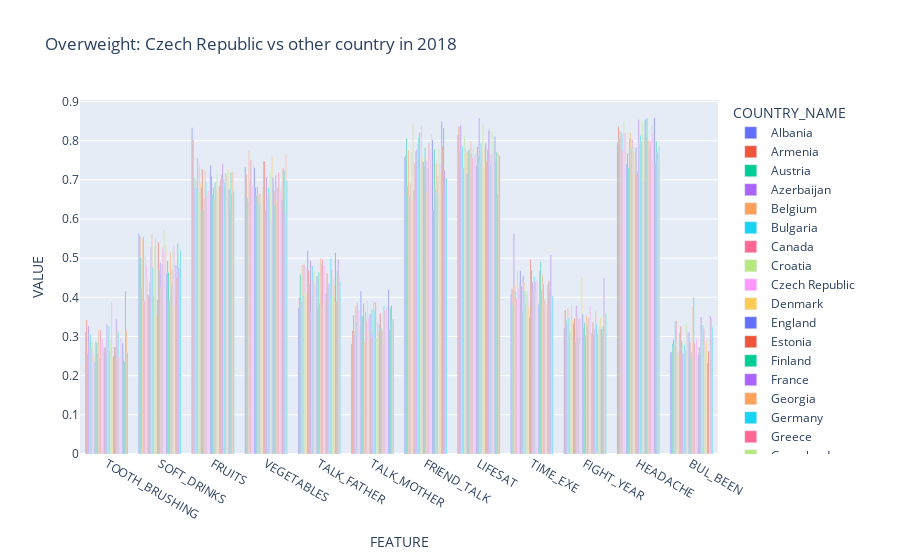

Here is the notebook cell this chart was saved with:
### Code cell
fig_ver.show()

### Figure 1 — Plotly figure (JSON) as saved in the notebook; plotly's stock layout.template omitted (floating-point values rounded to 4 significant figures)
{"data": [{"alignmentgroup": "True", "hovertemplate": "COUNTRY_NAME=Albania<br>FEATURE=%{x}<br>VALUE=%{y}<extra></extra>", "legendgroup": "Albania", "marker": {"color": "#636efa", "pattern": {"shape": ""}}, "name": "Albania", "offsetgroup": "Albania", "orientation": "v", "showlegend": true, "textposition": "auto", "type": "bar", "x": ["TOOTH_BRUSHING", "SOFT_DRINKS", "FRUITS", "VEGETABLES", "TALK_FATHER", "TALK_MOTHER", "FRIEND_TALK", "LIFESAT", "TIME_EXE", "FIGHT_YEAR", "HEADACHE", "BUL_BEEN"], "xaxis": "x", "y": [0.3108, 0.5628, 0.833, 0.7323, 0.3728, 0.2814, 0.7575, 0.8144, 0.4075, 0.321, 0.7952, 0.2606], "yaxis": "y"}, {"alignmentgroup": "True", "hovertemplate": "COUNTRY_NAME=Armenia<br>FEATURE=%{x}<br>VALUE=%{y}<extra></extra>", "legendgroup": "Armenia", "marker": {"color": "#EF553B", "pattern": {"shape": ""}}, "name": "Armenia", "offsetgroup": "Armenia", "orientation": "v", "showlegend": true, "textposition": "auto", "type": "bar", "x": ["TOOTH_BRUSHING", "SOFT_DRINKS", "FRUITS", "VEGETABLES", "TALK_FATHER", "TALK_MOTHER", "FRIEND_TALK", "LIFESAT", "TIME_EXE", "FIGHT_YEAR", "HEADACHE", "BUL_BEEN"], "xaxis": "x", "y": [0.3422, 0.5562, 0.8016, 0.7129, 0.4009, 0.3149, 0.7628, 0.8364, 0.4218, 0.368, 0.8359, 0.2603], "yaxis": "y"}, {"alignmentgroup": "True", "hovertemplate": "COUNTRY_NAME=Austria<br>FEATURE=%{x}<br>VALUE=%{y}<extra></extra>", "legendgroup": "Austria", "marker": {"color": "#00cc96", "pattern": {"shape": ""}}, "name": "Austria", "offsetgroup": "Austria", "orientation": "v", "showlegend": true, "textposition": "auto", "type": "bar", "x": ["TOOTH_BRUSHING", "SOFT_DRINKS", "FRUITS", "VEGETABLES", "TALK_FATHER", "TALK_MOTHER", "FRIEND_TALK", "LIFESAT", "TIME_EXE", "FIGHT_YEAR", "HEADACHE", "BUL_BEEN"], "xaxis": "x", "y": [0.2585, 0.5011, 0.7075, 0.6553, 0.4574, 0.3544, 0.8054, 0.7727, 0.3795, 0.3417, 0.8074, 0.2817], "yaxis": "y"}, {"alignmentgroup": "True", "hovertemplate": "COUNTRY_NAME=Azerbaijan<br>FEATURE=%{x}<br>VALUE=%{y}<extra></extra>", "legendgroup": "Azerbaijan", "marker": {"color": "#ab63fa", "pattern": {"shape": ""}}, "name": "Azerbaijan", "offsetgroup": "Azerbaijan", "orientation": "v", "showlegend": true, "textposition": "auto", "type": "bar", "x": ["TOOTH_BRUSHING", "SOFT_DRINKS", "FRUITS", "VEGETABLES", "TALK_FATHER", "TALK_MOTHER", "FRIEND_TALK", "LIFESAT", "TIME_EXE", "FIGHT_YEAR", "HEADACHE", "BUL_BEEN"], "xaxis": "x", "y": [0.3272, 0.4231, 0.6782, 0.6437, 0.3905, 0.3059, 0.6833, 0.8397, 0.5621, 0.3325, 0.8237, 0.2924], "yaxis": "y"}, {"alignmentgroup": "True", "hovertemplate": "COUNTRY_NAME=Belgium<br>FEATURE=%{x}<br>VALUE=%{y}<extra></extra>", "legendgroup": "Belgium", "marker": {"color": "#FFA15A", "pattern": {"shape": ""}}, "name": "Belgium", "offsetgroup": "Belgium", "orientation": "v", "showlegend": true, "textposition": "auto", "type": "bar", "x": ["TOOTH_BRUSHING", "SOFT_DRINKS", "FRUITS", "VEGETABLES", "TALK_FATHER", "TALK_MOTHER", "FRIEND_TALK", "LIFESAT", "TIME_EXE", "FIGHT_YEAR", "HEADACHE", "BUL_BEEN"], "xaxis": "x", "y": [0.2847, 0.5501, 0.7008, 0.7744, 0.4829, 0.3768, 0.7756, 0.7743, 0.433, 0.3749, 0.8219, 0.2748], "yaxis": "y"}, {"alignmentgroup": "True", "hovertemplate": "COUNTRY_NAME=Bulgaria<br>FEATURE=%{x}<br>VALUE=%{y}<extra></extra>", "legendgroup": "Bulgaria", "marker": {"color": "#19d3f3", "pattern": {"shape": ""}}, "name": "Bulgaria", "offsetgroup": "Bulgaria", "orientation": "v", "showlegend": true, "textposition": "auto", "type": "bar", "x": ["TOOTH_BRUSHING", "SOFT_DRINKS", "FRUITS", "VEGETABLES", "TALK_FATHER", "TALK_MOTHER", "FRIEND_TALK", "LIFESAT", "TIME_EXE", "FIGHT_YEAR", "HEADACHE", "BUL_BEEN"], "xaxis": "x", "y": [0.3064, 0.555, 0.6794, 0.7022, 0.4029, 0.3364, 0.6605, 0.7856, 0.4146, 0.348, 0.8191, 0.3397], "yaxis": "y"}, {"alignmentgroup": "True", "hovertemplate": "COUNTRY_NAME=Canada<br>FEATURE=%{x}<br>VALUE=%{y}<extra></extra>", "legendgroup": "Canada", "marker": {"color": "#FF6692", "pattern": {"shape": ""}}, "name": "Canada", "offsetgroup": "Canada", "orientation": "v", "showlegend": true, "textposition": "auto", "type": "bar", "x": ["TOOTH_BRUSHING", "SOFT_DRINKS", "FRUITS", "VEGETABLES", "TALK_FATHER", "TALK_MOTHER", "FRIEND_TALK", "LIFESAT", "TIME_EXE", "FIGHT_YEAR", "HEADACHE", "BUL_BEEN"], "xaxis": "x", "y": [0.2729, 0.3915, 0.756, 0.751, 0.484, 0.3848, 0.6919, 0.7303, 0.398, 0.3102, 0.7761, 0.3417], "yaxis": "y"}, {"alignmentgroup": "True", "hovertemplate": "COUNTRY_NAME=Croatia<br>FEATURE=%{x}<br>VALUE=%{y}<extra></extra>", "legendgroup": "Croatia", "marker": {"color": "#B6E880", "pattern": {"shape": ""}}, "name": "Croatia", "offsetgroup": "Croatia", "orientation": "v", "showlegend": true, "textposition": "auto", "type": "bar", "x": ["TOOTH_BRUSHING", "SOFT_DRINKS", "FRUITS", "VEGETABLES", "TALK_FATHER", "TALK_MOTHER", "FRIEND_TALK", "LIFESAT", "TIME_EXE", "FIGHT_YEAR", "HEADACHE", "BUL_BEEN"], "xaxis": "x", "y": [0.2883, 0.5062, 0.6688, 0.6357, 0.4117, 0.3272, 0.7705, 0.8107, 0.4661, 0.3202, 0.8477, 0.287], "yaxis": "y"}, {"alignmentgroup": "True", "hovertemplate": "COUNTRY_NAME=Czech Republic<br>FEATURE=%{x}<br>VALUE=%{y}<extra></extra>", "legendgroup": "Czech Republic", "marker": {"color": "#FF97FF", "pattern": {"shape": ""}}, "name": "Czech Republic", "offsetgroup": "Czech Republic", "orientation": "v", "showlegend": true, "textposition": "auto", "type": "bar", "x": ["TOOTH_BRUSHING", "SOFT_DRINKS", "FRUITS", "VEGETABLES", "TALK_FATHER", "TALK_MOTHER", "FRIEND_TALK", "LIFESAT", "TIME_EXE", "FIGHT_YEAR", "HEADACHE", "BUL_BEEN"], "xaxis": "x", "y": [0.2608, 0.4824, 0.7401, 0.6841, 0.4763, 0.3678, 0.6477, 0.7814, 0.4249, 0.3798, 0.8192, 0.2616], "yaxis": "y"}, {"alignmentgroup": "True", "hovertemplate": "COUNTRY_NAME=Denmark<br>FEATURE=%{x}<br>VALUE=%{y}<extra></extra>", "legendgroup": "Denmark", "marker": {"color": "#FECB52", "pattern": {"shape": ""}}, "name": "Denmark", "offsetgroup": "Denmark", "orientation": "v", "showlegend": true, "textposition": "auto", "type": "bar", "x": ["TOOTH_BRUSHING", "SOFT_DRINKS", "FRUITS", "VEGETABLES", "TALK_FATHER", "TALK_MOTHER", "FRIEND_TALK", "LIFESAT", "TIME_EXE", "FIGHT_YEAR", "HEADACHE", "BUL_BEEN"], "xaxis": "x", "y": [0.2458, 0.45, 0.691, 0.7401, 0.4097, 0.3257, 0.8451, 0.7695, 0.4392, 0.3415, 0.8211, 0.2542], "yaxis": "y"}, {"alignmentgroup": "True", "hovertemplate": "COUNTRY_NAME=England<br>FEATURE=%{x}<br>VALUE=%{y}<extra></extra>", "legendgroup": "England", "marker": {"color": "#636efa", "pattern": {"shape": ""}}, "name": "England", "offsetgroup": "England", "orientation": "v", "showlegend": true, "textposition": "auto", "type": "bar", "x": ["TOOTH_BRUSHING", "SOFT_DRINKS", "FRUITS", "VEGETABLES", "TALK_FATHER", "TALK_MOTHER", "FRIEND_TALK", "LIFESAT", "TIME_EXE", "FIGHT_YEAR", "HEADACHE", "BUL_BEEN"], "xaxis": "x", "y": [0.2348, 0.4064, 0.6807, 0.7308, 0.519, 0.4163, 0.6735, 0.7162, 0.4679, 0.3329, 0.7411, 0.3093], "yaxis": "y"}, {"alignmentgroup": "True", "hovertemplate": "COUNTRY_NAME=Estonia<br>FEATURE=%{x}<br>VALUE=%{y}<extra></extra>", "legendgroup": "Estonia", "marker": {"color": "#EF553B", "pattern": {"shape": ""}}, "name": "Estonia", "offsetgroup": "Estonia", "orientation": "v", "showlegend": true, "textposition": "auto", "type": "bar", "x": ["TOOTH_BRUSHING", "SOFT_DRINKS", "FRUITS", "VEGETABLES", "TALK_FATHER", "TALK_MOTHER", "FRIEND_TALK", "LIFESAT", "TIME_EXE", "FIGHT_YEAR", "HEADACHE", "BUL_BEEN"], "xaxis": "x", "y": [0.2867, 0.4027, 0.7268, 0.6809, 0.4686, 0.3537, 0.7424, 0.7737, 0.4279, 0.3461, 0.7682, 0.3263], "yaxis": "y"}, {"alignmentgroup": "True", "hovertemplate": "COUNTRY_NAME=Finland<br>FEATURE=%{x}<br>VALUE=%{y}<extra></extra>", "legendgroup": "Finland", "marker": {"color": "#00cc96", "pattern": {"shape": ""}}, "name": "Finland", "offsetgroup": "Finland", "orientation": "v", "showlegend": true, "textposition": "auto", "type": "bar", "x": ["TOOTH_BRUSHING", "SOFT_DRINKS", "FRUITS", "VEGETABLES", "TALK_FATHER", "TALK_MOTHER", "FRIEND_TALK", "LIFESAT", "TIME_EXE", "FIGHT_YEAR", "HEADACHE", "BUL_BEEN"], "xaxis": "x", "y": [0.2843, 0.4378, 0.623, 0.6595, 0.4343, 0.3525, 0.772, 0.778, 0.3645, 0.2869, 0.7312, 0.288], "yaxis": "y"}, {"alignmentgroup": "True", "hovertemplate": "COUNTRY_NAME=France<br>FEATURE=%{x}<br>VALUE=%{y}<extra></extra>", "legendgroup": "France", "marker": {"color": "#ab63fa", "pattern": {"shape": ""}}, "name": "France", "offsetgroup": "France", "orientation": "v", "showlegend": true, "textposition": "auto", "type": "bar", "x": ["TOOTH_BRUSHING", "SOFT_DRINKS", "FRUITS", "VEGETABLES", "TALK_FATHER", "TALK_MOTHER", "FRIEND_TALK", "LIFESAT", "TIME_EXE", "FIGHT_YEAR", "HEADACHE", "BUL_BEEN"], "xaxis": "x", "y": [0.2551, 0.5276, 0.6515, 0.6822, 0.4939, 0.3843, 0.7781, 0.7668, 0.4548, 0.3784, 0.8062, 0.2553], "yaxis": "y"}, {"alignmentgroup": "True", "hovertemplate": "COUNTRY_NAME=Georgia<br>FEATURE=%{x}<br>VALUE=%{y}<extra></extra>", "legendgroup": "Georgia", "marker": {"color": "#FFA15A", "pattern": {"shape": ""}}, "name": "Georgia", "offsetgroup": "Georgia", "orientation": "v", "showlegend": true, "textposition": "auto", "type": "bar", "x": ["TOOTH_BRUSHING", "SOFT_DRINKS", "FRUITS", "VEGETABLES", "TALK_FATHER", "TALK_MOTHER", "FRIEND_TALK", "LIFESAT", "TIME_EXE", "FIGHT_YEAR", "HEADACHE", "BUL_BEEN"], "xaxis": "x", "y": [0.3156, 0.5604, 0.7239, 0.6613, 0.3602, 0.2853, 0.7931, 0.7989, 0.4394, 0.353, 0.8205, 0.2581], "yaxis": "y"}, {"alignmentgroup": "True", "hovertemplate": "COUNTRY_NAME=Germany<br>FEATURE=%{x}<br>VALUE=%{y}<extra></extra>", "legendgroup": "Germany", "marker": {"color": "#19d3f3", "pattern": {"shape": ""}}, "name": "Germany", "offsetgroup": "Germany", "orientation": "v", "showlegend": true, "textposition": "auto", "type": "bar", "x": ["TOOTH_BRUSHING", "SOFT_DRINKS", "FRUITS", "VEGETABLES", "TALK_FATHER", "TALK_MOTHER", "FRIEND_TALK", "LIFESAT", "TIME_EXE", "FIGHT_YEAR", "HEADACHE", "BUL_BEEN"], "xaxis": "x", "y": [0.2452, 0.4763, 0.6947, 0.6403, 0.4805, 0.3638, 0.8096, 0.7681, 0.414, 0.2961, 0.7815, 0.2794], "yaxis": "y"}, {"alignmentgroup": "True", "hovertemplate": "COUNTRY_NAME=Greece<br>FEATURE=%{x}<br>VALUE=%{y}<extra></extra>", "legendgroup": "Greece", "marker": {"color": "#FF6692", "pattern": {"shape": ""}}, "name": "Greece", "offsetgroup": "Greece", "orientation": "v", "showlegend": true, "textposition": "auto", "type": "bar", "x": ["TOOTH_BRUSHING", "SOFT_DRINKS", "FRUITS", "VEGETABLES", "TALK_FATHER", "TALK_MOTHER", "FRIEND_TALK", "LIFESAT", "TIME_EXE", "FIGHT_YEAR", "HEADACHE", "BUL_BEEN"], "xaxis": "x", "y": [0.3172, 0.4036, 0.6584, 0.6645, 0.4437, 0.3393, 0.8207, 0.7546, 0.3831, 0.3458, 0.8032, 0.2632], "yaxis": "y"}, {"alignmentgroup": "True", "hovertemplate": "COUNTRY_NAME=Greenland<br>FEATURE=%{x}<br>VALUE=%{y}<extra></extra>", "legendgroup": "Greenland", "marker": {"color": "#B6E880", "pattern": {"shape": ""}}, "name": "Greenland", "offsetgroup": "Greenland", "orientation": "v", "showlegend": true, "textposition": "auto", "type": "bar", "x": ["TOOTH_BRUSHING", "SOFT_DRINKS", "FRUITS", "VEGETABLES", "TALK_FATHER", "TALK_MOTHER", "FRIEND_TALK", "LIFESAT", "TIME_EXE", "FIGHT_YEAR", "HEADACHE", "BUL_BEEN"], "xaxis": "x", "y": [0.2912, 0.5324, 0.6712, 0.6585, 0.4674, 0.39, 0.7326, 0.7878, 0.416, 0.2798, 0.7852, 0.3311], "yaxis": "y"}, {"alignmentgroup": "True", "hovertemplate": "COUNTRY_NAME=Hungary<br>FEATURE=%{x}<br>VALUE=%{y}<extra></extra>", "legendgroup": "Hungary", "marker": {"color": "#FF97FF", "pattern": {"shape": ""}}, "name": "Hungary", "offsetgroup": "Hungary", "orientation": "v", "showlegend": true, "textposition": "auto", "type": "bar", "x": ["TOOTH_BRUSHING", "SOFT_DRINKS", "FRUITS", "VEGETABLES", "TALK_FATHER", "TALK_MOTHER", "FRIEND_TALK", "LIFESAT", "TIME_EXE", "FIGHT_YEAR", "HEADACHE", "BUL_BEEN"], "xaxis": "x", "y": [0.2943, 0.5522, 0.6722, 0.6317, 0.4334, 0.3488, 0.8399, 0.7613, 0.4069, 0.3451, 0.7376, 0.3128], "yaxis": "y"}, {"alignmentgroup": "True", "hovertemplate": "COUNTRY_NAME=Iceland<br>FEATURE=%{x}<br>VALUE=%{y}<extra></extra>", "legendgroup": "Iceland", "marker": {"color": "#FECB52", "pattern": {"shape": ""}}, "name": "Iceland", "offsetgroup": "Iceland", "orientation": "v", "showlegend": true, "textposition": "auto", "type": "bar", "x": ["TOOTH_BRUSHING", "SOFT_DRINKS", "FRUITS", "VEGETABLES", "TALK_FATHER", "TALK_MOTHER", "FRIEND_TALK", "LIFESAT", "TIME_EXE", "FIGHT_YEAR", "HEADACHE", "BUL_BEEN"], "xaxis": "x", "y": [0.2628, 0.3525, 0.7196, 0.6801, 0.3771, 0.3143, 0.7548, 0.7669, 0.3773, 0.4508, 0.7706, 0.2452], "yaxis": "y"}, {"alignmentgroup": "True", "hovertemplate": "COUNTRY_NAME=Ireland<br>FEATURE=%{x}<br>VALUE=%{y}<extra></extra>", "legendgroup": "Ireland", "marker": {"color": "#636efa", "pattern": {"shape": ""}}, "name": "Ireland", "offsetgroup": "Ireland", "orientation": "v", "showlegend": true, "textposition": "auto", "type": "bar", "x": ["TOOTH_BRUSHING", "SOFT_DRINKS", "FRUITS", "VEGETABLES", "TALK_FATHER", "TALK_MOTHER", "FRIEND_TALK", "LIFESAT", "TIME_EXE", "FIGHT_YEAR", "HEADACHE", "BUL_BEEN"], "xaxis": "x", "y": [0.2709, 0.3942, 0.7371, 0.7478, 0.4545, 0.3576, 0.7458, 0.7366, 0.3503, 0.3567, 0.7824, 0.311], "yaxis": "y"}, {"alignmentgroup": "True", "hovertemplate": "COUNTRY_NAME=Israel<br>FEATURE=%{x}<br>VALUE=%{y}<extra></extra>", "legendgroup": "Israel", "marker": {"color": "#EF553B", "pattern": {"shape": ""}}, "name": "Israel", "offsetgroup": "Israel", "orientation": "v", "showlegend": true, "textposition": "auto", "type": "bar", "x": ["TOOTH_BRUSHING", "SOFT_DRINKS", "FRUITS", "VEGETABLES", "TALK_FATHER", "TALK_MOTHER", "FRIEND_TALK", "LIFESAT", "TIME_EXE", "FIGHT_YEAR", "HEADACHE", "BUL_BEEN"], "xaxis": "x", "y": [0.2717, 0.5412, 0.7101, 0.747, 0.3751, 0.2973, 0.7345, 0.7848, 0.4972, 0.3213, 0.7144, 0.2839], "yaxis": "y"}, {"alignmentgroup": "True", "hovertemplate": "COUNTRY_NAME=Italy<br>FEATURE=%{x}<br>VALUE=%{y}<extra></extra>", "legendgroup": "Italy", "marker": {"color": "#00cc96", "pattern": {"shape": ""}}, "name": "Italy", "offsetgroup": "Italy", "orientation": "v", "showlegend": true, "textposition": "auto", "type": "bar", "x": ["TOOTH_BRUSHING", "SOFT_DRINKS", "FRUITS", "VEGETABLES", "TALK_FATHER", "TALK_MOTHER", "FRIEND_TALK", "LIFESAT", "TIME_EXE", "FIGHT_YEAR", "HEADACHE", "BUL_BEEN"], "xaxis": "x", "y": [0.2526, 0.4688, 0.6638, 0.6217, 0.464, 0.3697, 0.7821, 0.7614, 0.4696, 0.3349, 0.7218, 0.2439], "yaxis": "y"}, {"alignmentgroup": "True", "hovertemplate": "COUNTRY_NAME=Kazakhstan<br>FEATURE=%{x}<br>VALUE=%{y}<extra></extra>", "legendgroup": "Kazakhstan", "marker": {"color": "#ab63fa", "pattern": {"shape": ""}}, "name": "Kazakhstan", "offsetgroup": "Kazakhstan", "orientation": "v", "showlegend": true, "textposition": "auto", "type": "bar", "x": ["TOOTH_BRUSHING", "SOFT_DRINKS", "FRUITS", "VEGETABLES", "TALK_FATHER", "TALK_MOTHER", "FRIEND_TALK", "LIFESAT", "TIME_EXE", "FIGHT_YEAR", "HEADACHE", "BUL_BEEN"], "xaxis": "x", "y": [0.3326, 0.4888, 0.6812, 0.707, 0.3851, 0.3057, 0.7487, 0.8578, 0.4385, 0.3032, 0.8534, 0.261], "yaxis": "y"}, {"alignmentgroup": "True", "hovertemplate": "COUNTRY_NAME=Latvia<br>FEATURE=%{x}<br>VALUE=%{y}<extra></extra>", "legendgroup": "Latvia", "marker": {"color": "#FFA15A", "pattern": {"shape": ""}}, "name": "Latvia", "offsetgroup": "Latvia", "orientation": "v", "showlegend": true, "textposition": "auto", "type": "bar", "x": ["TOOTH_BRUSHING", "SOFT_DRINKS", "FRUITS", "VEGETABLES", "TALK_FATHER", "TALK_MOTHER", "FRIEND_TALK", "LIFESAT", "TIME_EXE", "FIGHT_YEAR", "HEADACHE", "BUL_BEEN"], "xaxis": "x", "y": [0.3151, 0.4264, 0.6533, 0.651, 0.4997, 0.3894, 0.6678, 0.7403, 0.4135, 0.354, 0.7919, 0.3769], "yaxis": "y"}, {"alignmentgroup": "True", "hovertemplate": "COUNTRY_NAME=Lithuania<br>FEATURE=%{x}<br>VALUE=%{y}<extra></extra>", "legendgroup": "Lithuania", "marker": {"color": "#19d3f3", "pattern": {"shape": ""}}, "name": "Lithuania", "offsetgroup": "Lithuania", "orientation": "v", "showlegend": true, "textposition": "auto", "type": "bar", "x": ["TOOTH_BRUSHING", "SOFT_DRINKS", "FRUITS", "VEGETABLES", "TALK_FATHER", "TALK_MOTHER", "FRIEND_TALK", "LIFESAT", "TIME_EXE", "FIGHT_YEAR", "HEADACHE", "BUL_BEEN"], "xaxis": "x", "y": [0.3259, 0.4846, 0.6936, 0.6801, 0.4866, 0.3659, 0.7295, 0.794, 0.4528, 0.3278, 0.8136, 0.4002], "yaxis": "y"}, {"alignmentgroup": "True", "hovertemplate": "COUNTRY_NAME=Luxembourg<br>FEATURE=%{x}<br>VALUE=%{y}<extra></extra>", "legendgroup": "Luxembourg", "marker": {"color": "#FF6692", "pattern": {"shape": ""}}, "name": "Luxembourg", "offsetgroup": "Luxembourg", "orientation": "v", "showlegend": true, "textposition": "auto", "type": "bar", "x": ["TOOTH_BRUSHING", "SOFT_DRINKS", "FRUITS", "VEGETABLES", "TALK_FATHER", "TALK_MOTHER", "FRIEND_TALK", "LIFESAT", "TIME_EXE", "FIGHT_YEAR", "HEADACHE", "BUL_BEEN"], "xaxis": "x", "y": [0.2658, 0.528, 0.674, 0.6673, 0.4973, 0.3883, 0.7926, 0.7713, 0.44, 0.347, 0.798, 0.2836], "yaxis": "y"}, {"alignmentgroup": "True", "hovertemplate": "COUNTRY_NAME=Macedonia<br>FEATURE=%{x}<br>VALUE=%{y}<extra></extra>", "legendgroup": "Macedonia", "marker": {"color": "#B6E880", "pattern": {"shape": ""}}, "name": "Macedonia", "offsetgroup": "Macedonia", "orientation": "v", "showlegend": true, "textposition": "auto", "type": "bar", "x": ["TOOTH_BRUSHING", "SOFT_DRINKS", "FRUITS", "VEGETABLES", "TALK_FATHER", "TALK_MOTHER", "FRIEND_TALK", "LIFESAT", "TIME_EXE", "FIGHT_YEAR", "HEADACHE", "BUL_BEEN"], "xaxis": "x", "y": [0.2868, 0.5744, 0.7236, 0.7201, 0.3764, 0.2963, 0.7971, 0.8418, 0.4119, 0.349, 0.8483, 0.2596], "yaxis": "y"}, {"alignmentgroup": "True", "hovertemplate": "COUNTRY_NAME=Malta<br>FEATURE=%{x}<br>VALUE=%{y}<extra></extra>", "legendgroup": "Malta", "marker": {"color": "#FF97FF", "pattern": {"shape": ""}}, "name": "Malta", "offsetgroup": "Malta", "orientation": "v", "showlegend": true, "textposition": "auto", "type": "bar", "x": ["TOOTH_BRUSHING", "SOFT_DRINKS", "FRUITS", "VEGETABLES", "TALK_FATHER", "TALK_MOTHER", "FRIEND_TALK", "LIFESAT", "TIME_EXE", "FIGHT_YEAR", "HEADACHE", "BUL_BEEN"], "xaxis": "x", "y": [0.387, 0.5192, 0.676, 0.5955, 0.4824, 0.3368, 0.7735, 0.7318, 0.4451, 0.3777, 0.6979, 0.2954], "yaxis": "y"}, {"alignmentgroup": "True", "hovertemplate": "COUNTRY_NAME=Netherlands<br>FEATURE=%{x}<br>VALUE=%{y}<extra></extra>", "legendgroup": "Netherlands", "marker": {"color": "#FECB52", "pattern": {"shape": ""}}, "name": "Netherlands", "offsetgroup": "Netherlands", "orientation": "v", "showlegend": true, "textposition": "auto", "type": "bar", "x": ["TOOTH_BRUSHING", "SOFT_DRINKS", "FRUITS", "VEGETABLES", "TALK_FATHER", "TALK_MOTHER", "FRIEND_TALK", "LIFESAT", "TIME_EXE", "FIGHT_YEAR", "HEADACHE", "BUL_BEEN"], "xaxis": "x", "y": [0.2477, 0.5357, 0.6793, 0.7591, 0.3865, 0.3118, 0.8171, 0.7776, 0.3852, 0.3042, 0.8095, 0.2427], "yaxis": "y"}, {"alignmentgroup": "True", "hovertemplate": "COUNTRY_NAME=Norway<br>FEATURE=%{x}<br>VALUE=%{y}<extra></extra>", "legendgroup": "Norway", "marker": {"color": "#636efa", "pattern": {"shape": ""}}, "name": "Norway", "offsetgroup": "Norway", "orientation": "v", "showlegend": true, "textposition": "auto", "type": "bar", "x": ["TOOTH_BRUSHING", "SOFT_DRINKS", "FRUITS", "VEGETABLES", "TALK_FATHER", "TALK_MOTHER", "FRIEND_TALK", "LIFESAT", "TIME_EXE", "FIGHT_YEAR", "HEADACHE", "BUL_BEEN"], "xaxis": "x", "y": [0.25, 0.4613, 0.6851, 0.7057, 0.4105, 0.3311, 0.8025, 0.794, 0.3819, 0.3096, 0.8534, 0.2528], "yaxis": "y"}, {"alignmentgroup": "True", "hovertemplate": "COUNTRY_NAME=Poland<br>FEATURE=%{x}<br>VALUE=%{y}<extra></extra>", "legendgroup": "Poland", "marker": {"color": "#EF553B", "pattern": {"shape": ""}}, "name": "Poland", "offsetgroup": "Poland", "orientation": "v", "showlegend": true, "textposition": "auto", "type": "bar", "x": ["TOOTH_BRUSHING", "SOFT_DRINKS", "FRUITS", "VEGETABLES", "TALK_FATHER", "TALK_MOTHER", "FRIEND_TALK", "LIFESAT", "TIME_EXE", "FIGHT_YEAR", "HEADACHE", "BUL_BEEN"], "xaxis": "x", "y": [0.273, 0.4929, 0.7015, 0.6725, 0.4612, 0.3593, 0.6238, 0.7474, 0.4676, 0.3359, 0.8068, 0.2727], "yaxis": "y"}, {"alignmentgroup": "True", "hovertemplate": "COUNTRY_NAME=Portugal<br>FEATURE=%{x}<br>VALUE=%{y}<extra></extra>", "legendgroup": "Portugal", "marker": {"color": "#00cc96", "pattern": {"shape": ""}}, "name": "Portugal", "offsetgroup": "Portugal", "orientation": "v", "showlegend": true, "textposition": "auto", "type": "bar", "x": ["TOOTH_BRUSHING", "SOFT_DRINKS", "FRUITS", "VEGETABLES", "TALK_FATHER", "TALK_MOTHER", "FRIEND_TALK", "LIFESAT", "TIME_EXE", "FIGHT_YEAR", "HEADACHE", "BUL_BEEN"], "xaxis": "x", "y": [0.2719, 0.4636, 0.7137, 0.6366, 0.4252, 0.3208, 0.778, 0.7772, 0.4911, 0.3053, 0.8564, 0.2615], "yaxis": "y"}, {"alignmentgroup": "True", "hovertemplate": "COUNTRY_NAME=Republic of Moldova<br>FEATURE=%{x}<br>VALUE=%{y}<extra></extra>", "legendgroup": "Republic of Moldova", "marker": {"color": "#ab63fa", "pattern": {"shape": ""}}, "name": "Republic of Moldova", "offsetgroup": "Republic of Moldova", "orientation": "v", "showlegend": true, "textposition": "auto", "type": "bar", "x": ["TOOTH_BRUSHING", "SOFT_DRINKS", "FRUITS", "VEGETABLES", "TALK_FATHER", "TALK_MOTHER", "FRIEND_TALK", "LIFESAT", "TIME_EXE", "FIGHT_YEAR", "HEADACHE", "BUL_BEEN"], "xaxis": "x", "y": [0.3447, 0.3923, 0.7408, 0.7116, 0.4346, 0.3125, 0.6763, 0.8244, 0.417, 0.3199, 0.8004, 0.3507], "yaxis": "y"}, {"alignmentgroup": "True", "hovertemplate": "COUNTRY_NAME=Romania<br>FEATURE=%{x}<br>VALUE=%{y}<extra></extra>", "legendgroup": "Romania", "marker": {"color": "#FFA15A", "pattern": {"shape": ""}}, "name": "Romania", "offsetgroup": "Romania", "orientation": "v", "showlegend": true, "textposition": "auto", "type": "bar", "x": ["TOOTH_BRUSHING", "SOFT_DRINKS", "FRUITS", "VEGETABLES", "TALK_FATHER", "TALK_MOTHER", "FRIEND_TALK", "LIFESAT", "TIME_EXE", "FIGHT_YEAR", "HEADACHE", "BUL_BEEN"], "xaxis": "x", "y": [0.3174, 0.5158, 0.7022, 0.6456, 0.4158, 0.3154, 0.7428, 0.833, 0.4579, 0.3646, 0.8014, 0.3055], "yaxis": "y"}, {"alignmentgroup": "True", "hovertemplate": "COUNTRY_NAME=Russia<br>FEATURE=%{x}<br>VALUE=%{y}<extra></extra>", "legendgroup": "Russia", "marker": {"color": "#19d3f3", "pattern": {"shape": ""}}, "name": "Russia", "offsetgroup": "Russia", "orientation": "v", "showlegend": true, "textposition": "auto", "type": "bar", "x": ["TOOTH_BRUSHING", "SOFT_DRINKS", "FRUITS", "VEGETABLES", "TALK_FATHER", "TALK_MOTHER", "FRIEND_TALK", "LIFESAT", "TIME_EXE", "FIGHT_YEAR", "HEADACHE", "BUL_BEEN"], "xaxis": "x", "y": [0.3102, 0.4333, 0.6927, 0.6813, 0.4988, 0.3779, 0.6664, 0.7417, 0.4332, 0.3313, 0.7829, 0.3289], "yaxis": "y"}, {"alignmentgroup": "True", "hovertemplate": "COUNTRY_NAME=Scotland<br>FEATURE=%{x}<br>VALUE=%{y}<extra></extra>", "legendgroup": "Scotland", "marker": {"color": "#FF6692", "pattern": {"shape": ""}}, "name": "Scotland", "offsetgroup": "Scotland", "orientation": "v", "showlegend": true, "textposition": "auto", "type": "bar", "x": ["TOOTH_BRUSHING", "SOFT_DRINKS", "FRUITS", "VEGETABLES", "TALK_FATHER", "TALK_MOTHER", "FRIEND_TALK", "LIFESAT", "TIME_EXE", "FIGHT_YEAR", "HEADACHE", "BUL_BEEN"], "xaxis": "x", "y": [0.2479, 0.4719, 0.7171, 0.7196, 0.4719, 0.368, 0.7102, 0.7648, 0.3928, 0.3074, 0.799, 0.3197], "yaxis": "y"}, {"alignmentgroup": "True", "hovertemplate": "COUNTRY_NAME=Serbia<br>FEATURE=%{x}<br>VALUE=%{y}<extra></extra>", "legendgroup": "Serbia", "marker": {"color": "#B6E880", "pattern": {"shape": ""}}, "name": "Serbia", "offsetgroup": "Serbia", "orientation": "v", "showlegend": true, "textposition": "auto", "type": "bar", "x": ["TOOTH_BRUSHING", "SOFT_DRINKS", "FRUITS", "VEGETABLES", "TALK_FATHER", "TALK_MOTHER", "FRIEND_TALK", "LIFESAT", "TIME_EXE", "FIGHT_YEAR", "HEADACHE", "BUL_BEEN"], "xaxis": "x", "y": [0.2677, 0.5277, 0.7156, 0.7067, 0.4013, 0.317, 0.7781, 0.8238, 0.3992, 0.3177, 0.8387, 0.2595], "yaxis": "y"}, {"alignmentgroup": "True", "hovertemplate": "COUNTRY_NAME=Slovakia<br>FEATURE=%{x}<br>VALUE=%{y}<extra></extra>", "legendgroup": "Slovakia", "marker": {"color": "#FF97FF", "pattern": {"shape": ""}}, "name": "Slovakia", "offsetgroup": "Slovakia", "orientation": "v", "showlegend": true, "textposition": "auto", "type": "bar", "x": ["TOOTH_BRUSHING", "SOFT_DRINKS", "FRUITS", "VEGETABLES", "TALK_FATHER", "TALK_MOTHER", "FRIEND_TALK", "LIFESAT", "TIME_EXE", "FIGHT_YEAR", "HEADACHE", "BUL_BEEN"], "xaxis": "x", "y": [0.2965, 0.5323, 0.7057, 0.6711, 0.4476, 0.374, 0.7395, 0.7645, 0.3759, 0.3271, 0.8173, 0.2772], "yaxis": "y"}, {"alignmentgroup": "True", "hovertemplate": "COUNTRY_NAME=Slovenia<br>FEATURE=%{x}<br>VALUE=%{y}<extra></extra>", "legendgroup": "Slovenia", "marker": {"color": "#FECB52", "pattern": {"shape": ""}}, "name": "Slovenia", "offsetgroup": "Slovenia", "orientation": "v", "showlegend": true, "textposition": "auto", "type": "bar", "x": ["TOOTH_BRUSHING", "SOFT_DRINKS", "FRUITS", "VEGETABLES", "TALK_FATHER", "TALK_MOTHER", "FRIEND_TALK", "LIFESAT", "TIME_EXE", "FIGHT_YEAR", "HEADACHE", "BUL_BEEN"], "xaxis": "x", "y": [0.2683, 0.3777, 0.7269, 0.683, 0.4293, 0.3443, 0.7185, 0.799, 0.3854, 0.3493, 0.8574, 0.2894], "yaxis": "y"}, {"alignmentgroup": "True", "hovertemplate": "COUNTRY_NAME=Spain<br>FEATURE=%{x}<br>VALUE=%{y}<extra></extra>", "legendgroup": "Spain", "marker": {"color": "#636efa", "pattern": {"shape": ""}}, "name": "Spain", "offsetgroup": "Spain", "orientation": "v", "showlegend": true, "textposition": "auto", "type": "bar", "x": ["TOOTH_BRUSHING", "SOFT_DRINKS", "FRUITS", "VEGETABLES", "TALK_FATHER", "TALK_MOTHER", "FRIEND_TALK", "LIFESAT", "TIME_EXE", "FIGHT_YEAR", "HEADACHE", "BUL_BEEN"], "xaxis": "x", "y": [0.2827, 0.4824, 0.6756, 0.6501, 0.5143, 0.4192, 0.8499, 0.8098, 0.433, 0.3189, 0.8587, 0.2324], "yaxis": "y"}, {"alignmentgroup": "True", "hovertemplate": "COUNTRY_NAME=Sweden<br>FEATURE=%{x}<br>VALUE=%{y}<extra></extra>", "legendgroup": "Sweden", "marker": {"color": "#EF553B", "pattern": {"shape": ""}}, "name": "Sweden", "offsetgroup": "Sweden", "orientation": "v", "showlegend": true, "textposition": "auto", "type": "bar", "x": ["TOOTH_BRUSHING", "SOFT_DRINKS", "FRUITS", "VEGETABLES", "TALK_FATHER", "TALK_MOTHER", "FRIEND_TALK", "LIFESAT", "TIME_EXE", "FIGHT_YEAR", "HEADACHE", "BUL_BEEN"], "xaxis": "x", "y": [0.2397, 0.4501, 0.6264, 0.7292, 0.3886, 0.3193, 0.7866, 0.7472, 0.4424, 0.3043, 0.7421, 0.2622], "yaxis": "y"}, {"alignmentgroup": "True", "hovertemplate": "COUNTRY_NAME=Switzerland<br>FEATURE=%{x}<br>VALUE=%{y}<extra></extra>", "legendgroup": "Switzerland", "marker": {"color": "#00cc96", "pattern": {"shape": ""}}, "name": "Switzerland", "offsetgroup": "Switzerland", "orientation": "v", "showlegend": true, "textposition": "auto", "type": "bar", "x": ["TOOTH_BRUSHING", "SOFT_DRINKS", "FRUITS", "VEGETABLES", "TALK_FATHER", "TALK_MOTHER", "FRIEND_TALK", "LIFESAT", "TIME_EXE", "FIGHT_YEAR", "HEADACHE", "BUL_BEEN"], "xaxis": "x", "y": [0.2352, 0.5377, 0.7196, 0.7228, 0.4669, 0.3728, 0.8323, 0.7702, 0.4169, 0.3264, 0.7988, NaN], "yaxis": "y"}, {"alignmentgroup": "True", "hovertemplate": "COUNTRY_NAME=Turkey<br>FEATURE=%{x}<br>VALUE=%{y}<extra></extra>", "legendgroup": "Turkey", "marker": {"color": "#ab63fa", "pattern": {"shape": ""}}, "name": "Turkey", "offsetgroup": "Turkey", "orientation": "v", "showlegend": true, "textposition": "auto", "type": "bar", "x": ["TOOTH_BRUSHING", "SOFT_DRINKS", "FRUITS", "VEGETABLES", "TALK_FATHER", "TALK_MOTHER", "FRIEND_TALK", "LIFESAT", "TIME_EXE", "FIGHT_YEAR", "HEADACHE", "BUL_BEEN"], "xaxis": "x", "y": [0.4157, 0.4757, 0.6636, 0.6141, 0.4965, 0.3793, 0.7251, 0.6623, 0.5088, 0.4491, 0.7691, 0.3527], "yaxis": "y"}, {"alignmentgroup": "True", "hovertemplate": "COUNTRY_NAME=Ukraine<br>FEATURE=%{x}<br>VALUE=%{y}<extra></extra>", "legendgroup": "Ukraine", "marker": {"color": "#FFA15A", "pattern": {"shape": ""}}, "name": "Ukraine", "offsetgroup": "Ukraine", "orientation": "v", "showlegend": true, "textposition": "auto", "type": "bar", "x": ["TOOTH_BRUSHING", "SOFT_DRINKS", "FRUITS", "VEGETABLES", "TALK_FATHER", "TALK_MOTHER", "FRIEND_TALK", "LIFESAT", "TIME_EXE", "FIGHT_YEAR", "HEADACHE", "BUL_BEEN"], "xaxis": "x", "y": [0.3151, 0.4848, 0.7205, 0.7627, 0.4566, 0.3394, 0.6888, 0.7665, 0.3932, 0.3568, 0.7489, 0.3471], "yaxis": "y"}, {"alignmentgroup": "True", "hovertemplate": "COUNTRY_NAME=Wales<br>FEATURE=%{x}<br>VALUE=%{y}<extra></extra>", "legendgroup": "Wales", "marker": {"color": "#19d3f3", "pattern": {"shape": ""}}, "name": "Wales", "offsetgroup": "Wales", "orientation": "v", "showlegend": true, "textposition": "auto", "type": "bar", "x": ["TOOTH_BRUSHING", "SOFT_DRINKS", "FRUITS", "VEGETABLES", "TALK_FATHER", "TALK_MOTHER", "FRIEND_TALK", "LIFESAT", "TIME_EXE", "FIGHT_YEAR", "HEADACHE", "BUL_BEEN"], "xaxis": "x", "y": [0.2594, 0.5195, 0.6709, 0.6985, 0.4389, 0.344, 0.7044, 0.7614, 0.4034, 0.3578, 0.7846, 0.3236], "yaxis": "y"}], "layout": {"barmode": "group", "legend": {"title": {"text": "COUNTRY_NAME"}, "tracegroupgap": 0}, "title": {"text": "Overweight: Czech Republic vs other country in 2018"}, "xaxis": {"anchor": "y", "domain": [0, 1], "title": {"text": "FEATURE"}}, "yaxis": {"anchor": "x", "domain": [0, 1], "title": {"text": "VALUE"}}}}
